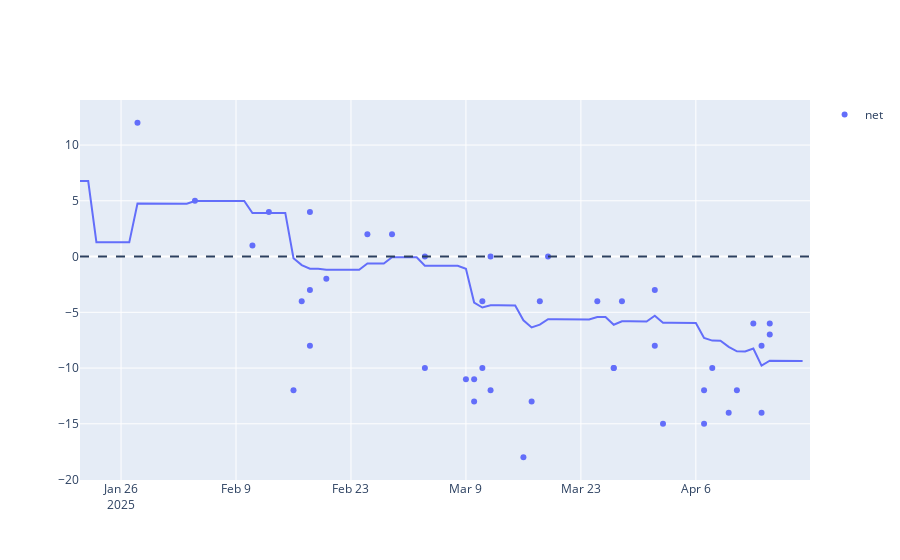

Notebook code cell kept with this figure:
### Code cell
line = px.line(x=approval_avg_econ['Date'], y=approval_avg_econ['approve_mean'] - approval_avg_econ['disapprove_mean'])
scatter = px.scatter(polls_df_econ[polls_df_econ['end_date'] >= pd.to_datetime('2025-01-24')], x='end_date', y=['net'])
fig = go.Figure(data=line.data + scatter.data)
fig.add_hline(y=0, line_dash='dash')
fig.show()
